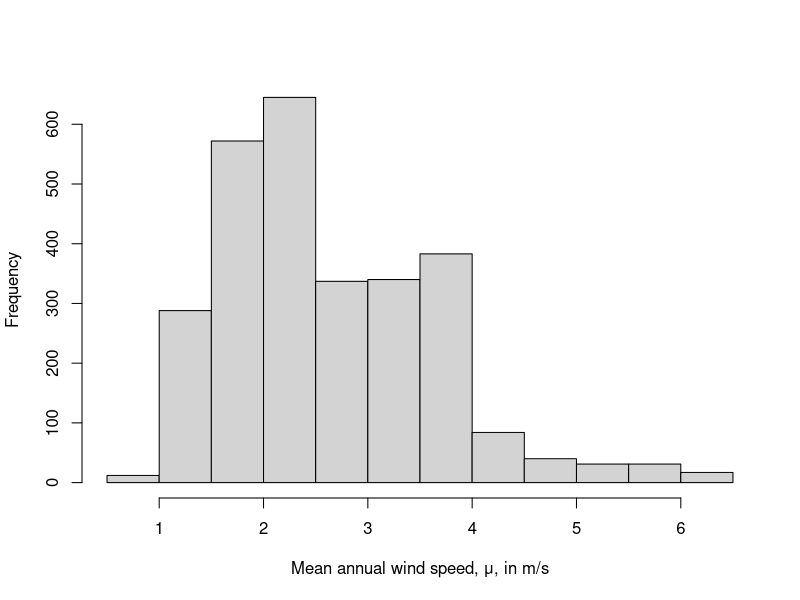
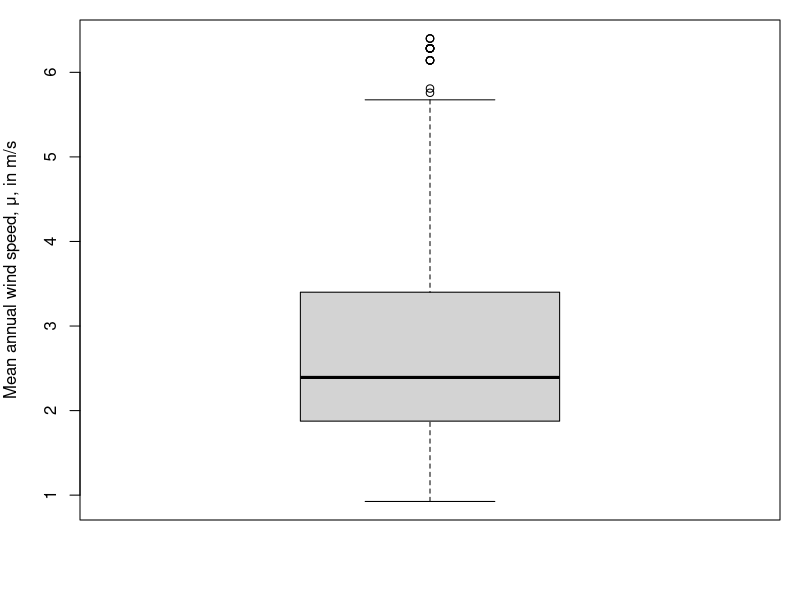
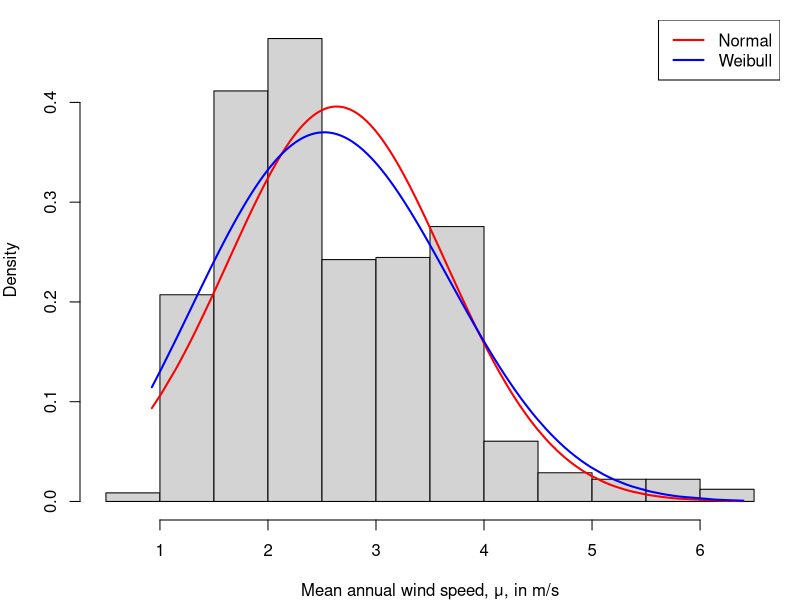

R code for these plots, in order:
### (a). Descriptive statistics
### reading dataset into r
library(openxlsx)
data <-  read.xlsx("Raw dataset.xlsx")

#library(readxl)
#data <- read_excel("Raw dataset.xlsx")

# selecting the average wind speed variable
windspeed <- na.omit(data$μ)


summary(windspeed)
hist(windspeed,
     main = "",
     xlab = "Mean annual wind speed, μ, in m/s")

par(mar = c(4,4,1,1))
boxplot(windspeed,
        ylab = "Mean annual wind speed, μ, in m/s")


### (b) log-likelihood function
log_likelihood <- function(x,parameters)
{
  alpha <- parameters[1]; s <- parameters[2]
  pdf <- ((alpha*x^(alpha-1))/s^alpha)*exp(-(x/s)^alpha)
  log_like <- sum(log(pdf))
  return(-log_like)
}


### (c) Fitting the Weibull distribution to the sample data on wind speed.
weibull.fit <- optim(par = c(2,3),
                     fn = log_likelihood,
                     method = "Nelder-Mead",
                     x = windspeed);weibull.fit


### (d) Exceedance probabilities
alpha <- weibull.fit$par[1]
s <- weibull.fit$par[2]
pweibull(q =6,shape = alpha,scale = s,lower.tail = FALSE)

exceed.prob <- exp(-(6/s)^alpha)

emp_exceed.prob <- length(windspeed[windspeed>6])/length(windspeed)


### (e) supperimposing densities on the histogram of the average wind speed data
hist(windspeed,
     main = "",
     xlab = "Mean annual wind speed, μ, in m/s",
     freq = FALSE)

### for normal
x<- sort(windspeed)
lines(x,
      y = dnorm(x ,
                mean = mean(x),
                sd = sd(x)),
      col = "red",
      lwd = 2)



wei.density <- ((alpha*x^(alpha-1))/s^alpha)*exp(-(x/s)^alpha)
lines(x,
      y = wei.density,
      col = "blue",
      lwd = 2)

legend("topright",legend = c("Normal","Weibull"), col = c("red","blue"),lwd = c(2,2))
